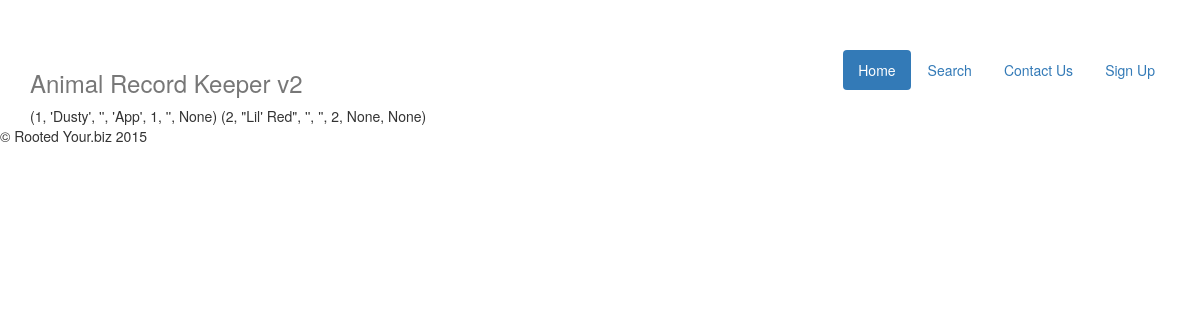
Before: /search with the older database file.
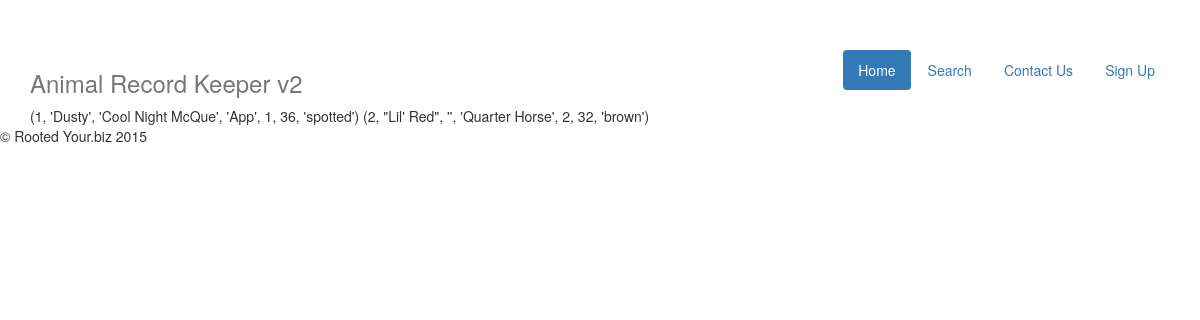
After: the same page with the newer database file.
### tables this page shows
CREATE TABLE "animal" (
	`animalID`	INTEGER NOT NULL PRIMARY KEY AUTOINCREMENT UNIQUE,
	`name`	TEXT NOT NULL,
	`regName`	TEXT,
	`breed`	INTEGER,
	`sex`	INTEGER,
	`height`	INTEGER,
	`color`	TEXT
);

### intro_to_flask/routes.py (the view)
@app.route('/search', methods=['GET', 'POST`'])
def search():
  cursor.execute("SELECT * FROM animal")
  result = cursor.fetchall()
  form = SearchForm()
  return render_template('search.html', data=result)

### intro_to_flask/templates/search.html (shortened to what this page needs)
{% extends "layout.html" %}
{% block content %}
{% for row in data %}
  {% print row %}
{% endfor %}
{% endblock %}

### intro_to_flask/templates/layout.html (shortened to what this page needs)
<!DOCTYPE html>
<html>
    <head>
        <link rel="stylesheet" href="{{ url_for('static', filename='bootstrap.css') }}">
        <link rel="stylesheet" href="{{ url_for('static', filename='jumbotron.css') }}">
    </head>
    <body>
    <header>
        <div class="container">
            <nav>
                <ul class="nav nav-pills pull-right">
                    <li role="presentation" class="active"><a href="{{ url_for('home') }}">Home</a>
                    </li>
                    <li role="presentation"><a href="{{ url_for('search') }}">Search</a>
                    </li>
                    <li role="presentation"><a href="{{ url_for('contact') }}">Contact Us</a>
                    </li>
                    <li role="presentation"><a href="{{ url_for('signup') }}">Sign Up</a>
                    </li>
                </ul>
            </nav>
            <h3 class="text-muted">Animal Record Keeper v2</h3>
            </div>
            </header>
            <div class="container">
                {% block content %}
                {% endblock %}
            </div>
            <footer class="footer">
                <p>&copy; Rooted Your.biz 2015</p>
            </footer>
    </body>
</html>

### intro_to_flask/static/jumbotron.css (style rules this page uses)
body { padding-top: 50px; padding-bottom: 20px; }

Changed rows visible on the page:
changed animal (number 1 of 2 on the later page): print "(1, 'Dusty', '', 'App', 1, '', None)" → "(1, 'Dusty', 'Cool Night McQue', 'App', 1, 36, 'spotted')"
changed animal (number 2 of 2 on the later page): print "(2, \"Lil' Red\", '', '', 2, None, None)" → "(2, \"Lil' Red\", '', 'Quarter Horse', 2, 32, 'brown')"
